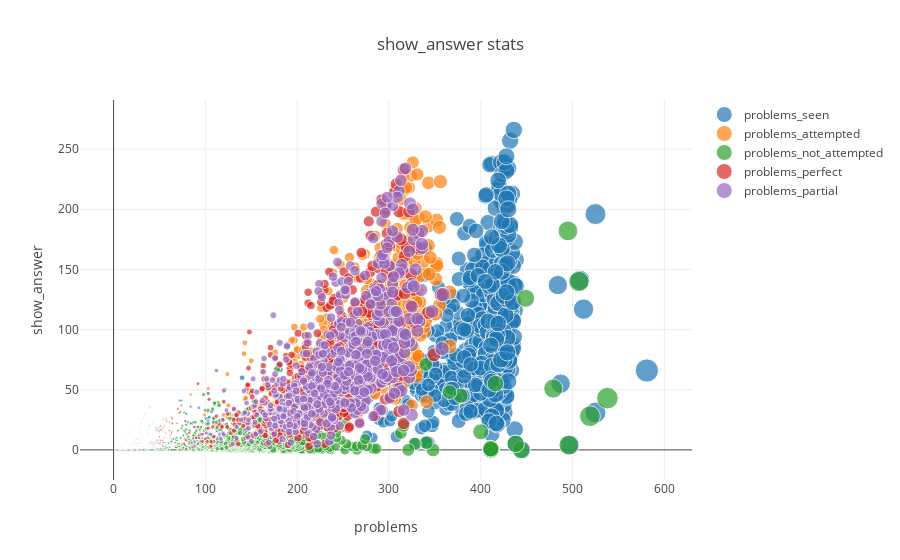

The cell this chart's notebook holds for it:
### Code cell
trace0 = go.Scatter(x=sasby.n_problems_seen,
                   y=sasby.n_show_answer_problem_seen,
                   text=sasby.user_id,
                   mode = 'markers',
                   marker=dict(
                       size=sasby.n_problems_seen,
                       sizeref = 25,
                       sizemode = 'diameter'),
                   name='problems_seen')

trace1 = go.Scatter(x=sasby.n_attempted,
                   y=sasby.n_show_answer_attempted,
                   text=sasby.user_id,
                   mode = 'markers',
                   marker=dict(
                       size=sasby.n_attempted,
                       sizeref = 25,
                       sizemode = 'diameter'),
                   name='problems_attempted')

trace2 = go.Scatter(x=sasby.n_not_attempted,
                   y=sasby.n_show_answer_not_attempted,
                   text=sasby.user_id,
                   mode = 'markers',
                   marker=dict(
                       size=sasby.n_not_attempted,
                       sizeref = 25,
                       sizemode = 'diameter'),
                   name='problems_not_attempted')

trace3 = go.Scatter(x=sasby.n_perfect,
                   y=sasby.n_show_answer_perfect,
                   text=sasby.user_id,
                   mode = 'markers',
                   marker=dict(
                       size=sasby.n_perfect,
                       sizeref = 25,
                       sizemode = 'diameter'),
                   name='problems_perfect')

trace4 = go.Scatter(x=sasby.n_partial,
                   y=sasby.n_show_answer_partial,
                   text=sasby.user_id,
                   mode = 'markers',
                   marker=dict(
                       size=sasby.n_partial,
                       sizeref = 25,
                       sizemode = 'diameter'),
                   name='problems_partial')

data = [trace0,trace1,trace2,trace3,trace4]

layout = go.Layout(title="show_answer stats",
                   xaxis=dict(title='problems',type='linear'),
                   yaxis=dict(title='show_answer'),
                   hovermode = 'closest')

fig = go.Figure(data=data, layout=layout)
iplot(fig)

### Figure 1 — Plotly figure (JSON) as saved in the notebook; plotly's stock layout.template omitted (floating-point values rounded to 4 significant figures; data arrays with more than 128 entries replaced by an {"elided": "..."} marker saying what was removed)
{"data": [{"marker": {"size": {"elided": "730 int values"}, "sizemode": "diameter", "sizeref": 25}, "mode": "markers", "name": "problems_seen", "text": {"elided": "730 int values"}, "type": "scatter", "x": {"elided": "730 int values"}, "y": {"elided": "730 int values"}}, {"marker": {"size": {"elided": "730 int values"}, "sizemode": "diameter", "sizeref": 25}, "mode": "markers", "name": "problems_attempted", "text": {"elided": "730 int values"}, "type": "scatter", "x": {"elided": "730 int values"}, "y": {"elided": "730 int values"}}, {"marker": {"size": {"elided": "730 int values"}, "sizemode": "diameter", "sizeref": 25}, "mode": "markers", "name": "problems_not_attempted", "text": {"elided": "730 int values"}, "type": "scatter", "x": {"elided": "730 int values"}, "y": {"elided": "730 int values"}}, {"marker": {"size": {"elided": "730 int values"}, "sizemode": "diameter", "sizeref": 25}, "mode": "markers", "name": "problems_perfect", "text": {"elided": "730 int values"}, "type": "scatter", "x": {"elided": "730 int values"}, "y": {"elided": "730 int values"}}, {"marker": {"size": {"elided": "730 int values"}, "sizemode": "diameter", "sizeref": 25}, "mode": "markers", "name": "problems_partial", "text": {"elided": "730 int values"}, "type": "scatter", "x": {"elided": "730 int values"}, "y": {"elided": "730 int values"}}], "layout": {"hovermode": "closest", "title": "show_answer stats", "xaxis": {"title": "problems", "type": "linear"}, "yaxis": {"title": "show_answer"}}}
